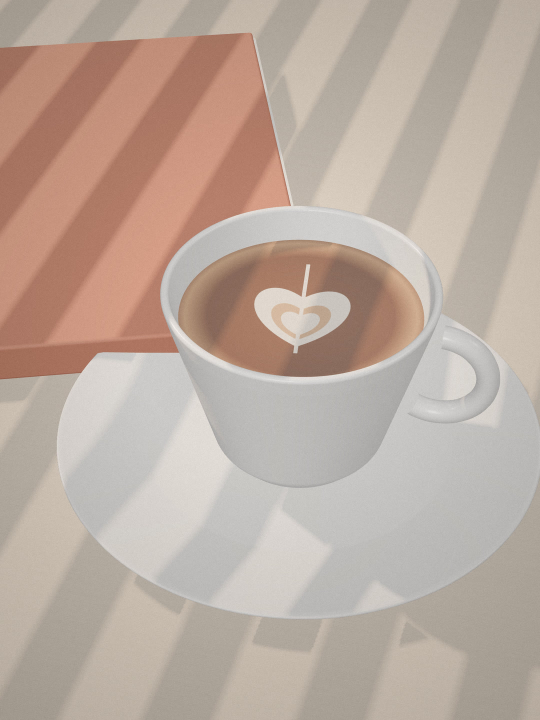
#> input picture src/assets/generated/coffee.jpg, 1080 x 1440 px, given in place of 00001.png, which was not available (shown at 1/2 size)
$ python strip.py ../../src/assets/generated ../../src/assets/generated/dunes.jpg 1.0 1.0 5 1.0
#> lines starting #> are read from the running program, lines starting #| are printed output that depends on the picture
# Frame strip for motion QA: python3 scripts/lib/strip.py frames_dir out.png t0 t1 step_frames [fps] [thumbW]
import sys
from PIL import Image, ImageDraw
d, out, t0, t1, step = sys.argv[1], sys.argv[2], float(sys.argv[3]), float(sys.argv[4]), int(sys.argv[5])
fps = float(sys.argv[6]) if len(sys.argv) > 6 else 30
tw = int(sys.argv[7]) if len(sys.argv) > 7 else 200
th = int(tw * 1920 / 1080)
frames = list(range(int(round(t0 * fps)), int(round(t1 * fps)) + 1, step))
cols = min(len(frames), 10)
rows = (len(frames) + cols - 1) // cols
sheet = Image.new('RGB', (cols * (tw + 4) + 4, rows * (th + 20) + 4), (30, 30, 34))
dr = ImageDraw.Draw(sheet)
for k, f in enumerate(frames):
    try: im = Image.open(f'{d}/{f:05d}.png').convert('RGB').resize((tw, th), Image.LANCZOS)
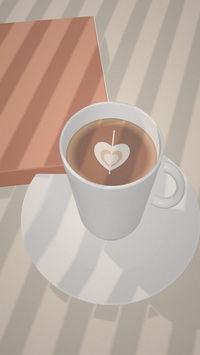
#> im: PIL image 200x355 RGB; mean R, G, B 187.2, 170.2, 158.9
    except FileNotFoundError: continue
    r, c = divmod(k, cols); x, y = 4 + c * (tw + 4), 4 + r * (th + 20)
    sheet.paste(im, (x, y + 16)); dr.text((x + 2, y + 2), f'{f / fps:.2f}s', fill=(220, 220, 220))
#> after `sheet.paste(im, (x, y + 16))`:
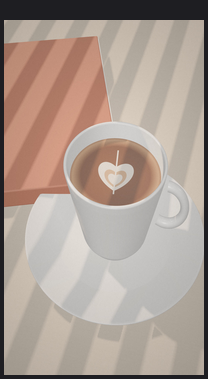
#> sheet: PIL image 208x379 RGB; mean R, G, B 171.6, 156.3, 146.5
sheet.save(out); print(out, sheet.size)
#| ../../src/assets/generated/dunes.jpg (208, 379)
